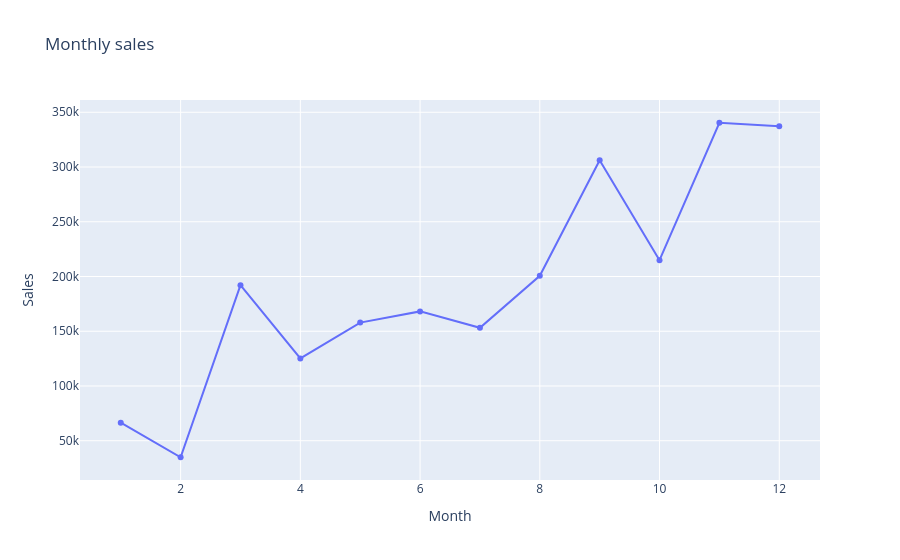

The notebook cell saved with this chart:
### Code cell
fig6 = px.line(data_frame=monthly_sales, x='Month', y='Sales', markers=True, title='Monthly sales')
fig6.show()

### Figure 1 — Plotly figure (JSON) as saved in the notebook; plotly's stock layout.template omitted (floating-point values rounded to 4 significant figures)
{"data": [{"hovertemplate": "Month=%{x}<br>Sales=%{y}<extra></extra>", "legendgroup": "", "line": {"color": "#636efa", "dash": "solid"}, "marker": {"symbol": "circle"}, "mode": "lines+markers", "name": "", "orientation": "v", "showlegend": false, "type": "scatter", "x": [1, 2, 3, 4, 5, 6, 7, 8, 9, 10, 11, 12], "xaxis": "x", "y": [66470.0, 34930.0, 192100.0, 125100.0, 157900.0, 168100.0, 153200.0, 200600.0, 306200.0, 214900.0, 340400.0, 337200.0], "yaxis": "y"}], "layout": {"legend": {"tracegroupgap": 0}, "title": {"text": "Monthly sales"}, "xaxis": {"anchor": "y", "domain": [0, 1], "title": {"text": "Month"}}, "yaxis": {"anchor": "x", "domain": [0, 1], "title": {"text": "Sales"}}}}
